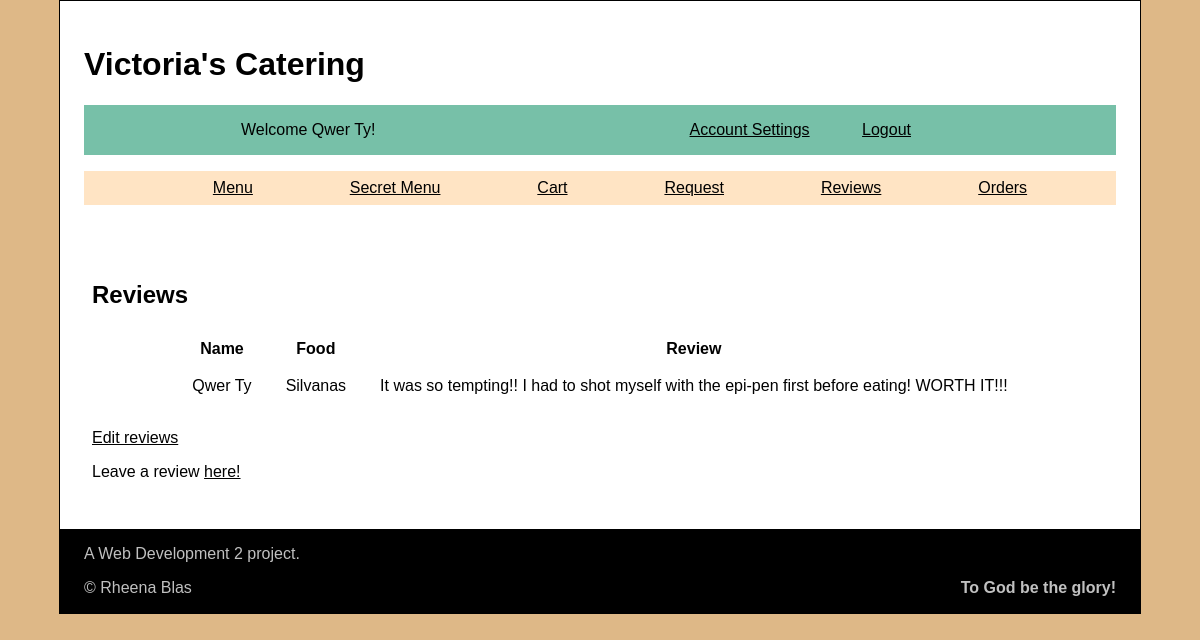
Screenshot of /review (signed in) with the database file from the repository.
### tables this page shows
CREATE TABLE users
(
    user_id TEXT PRIMARY KEY,
    password TEXT NOT NULL,
    name TEXT NOT NULL
);

CREATE TABLE reviews
(
    id INTEGER PRIMARY KEY AUTOINCREMENT,
    user_id VARCHAR NOT NULL,
    n_food VARCHAR NOT NULL,
    review TEXT NOT NULL
);

### app.py (the view)
@app.route("/review", methods=['GET', 'POST'])
def review():
    db = get_db()
    reviews = db.execute('''SELECT * FROM reviews as r JOIN users as u
                            ON r.user_id = u.user_id;''').fetchall()
    message = ""
    rev=""
    order = ''
    if g.user != None:
        user_id = session['user_id']
        rev = db.execute('''SELECT * FROM reviews WHERE user_id = ?;''', (user_id,)).fetchall()
        order = db.execute('SELECT * FROM order_info WHERE user_id = ?;', (user_id,)).fetchall()
    if reviews == []:
        message = "No reviews submitted!"
    return render_template('reviews.html', reviews=reviews, message=message, rev=rev, order=order)

### app.py (called while the page is built)
@app.teardown_appcontext
def close_db_at_end_of_requests(e=None):
    close_db(e)

@app.before_request
def load_logged_in_user():
    g.user = session.get("user_id", None)
    g.name = session.get('name', None)

### database.py (called while the page is built)
def get_db():
    if "db" not in g:
        g.db = sqlite3.connect(DATABASE,
            detect_types=sqlite3.PARSE_DECLTYPES
        )
        g.db.row_factory = sqlite3.Row
    return g.db

### templates/reviews.html (shortened to what this page needs)
{% extends "base.html" %}
{% block main_content %}
<main>
    <h2>Reviews</h2>
    {% if reviews %}
        <table>
            <tr>
                <th scope='col'>Name</th>
                <th scope='col'>Food</th>
                <th scope='col'>Review</th>
            </tr>
            {% for review in reviews %}
            <tr>
                <td>{{ review["name"] }}</td>
                <td>{{ review["n_food"] }}</td>
                <td>{{ review["review"] }}  </td>
            </tr>
            {% endfor %}
        </table>
    {% else %}
            <p> {{ message }} </p>
    {% endif %}
    {% if g.user: %}
        {% if g.user == 'rb' or g.user == 'admin': %}
        {% else: %}
            {% if rev %}
            <p><a href="{{ url_for('edit_review') }}">Edit reviews</a></p>
            {% endif %}
            {% if order %}
            <p>Leave a review <a href="{{ url_for('leave_review') }}">here!</a></p>
            {% else %}
            <p>Leave a review <a href="{{ url_for('message', message='Order first before leaving a review!') }}">here!</a></p>
            {% endif %}
        {% endif %}
    {% endif %}
</main>
{% endblock %}

### templates/base.html (shortened to what this page needs)
<!DOCTYPE html>
<html lang="en">
<head>
    <link rel='stylesheet' href="{{ url_for('static', filename='styles.css') }}"/>
</head>
<body>
    <header>
        <h1>Victoria's Catering</h1>
        <nav>
            {% if g.user %}
            <section>
                <p>Welcome {{ g.name }}! </p>
                <p><a href="{{ url_for('account_settings') }}">Account Settings</a>
                    <a href="{{ url_for('logout') }}">Logout</a></p>
            </section>
                {% if g.user == 'rb' or g.user == 'admin' %}
                <nav>
                    <ul>
                        <li><a href="{{ url_for('amenu') }}">All Menu</a>
                                <ul>
                                    <li><a href="{{ url_for('menu') }}">Main Menu</a>
                                    <li><a href="{{ url_for('xret_menu')}}">Secret Menu</a></li>
                                    <li><a href="{{ url_for('add_menu') }}">Add to Menu</a></li>
                                    <li><a href="{{ url_for('edit_menu') }}">Edit Menu</a></li>
                                </ul>
                        </li>
                        <li><a href="{{ url_for('orders') }}">Orders</a></li>
                        <li><a href="{{ url_for('review') }}">Reviews</a></li>
                        <li><a href="{{ url_for('request_food') }}">Request</a></li>
                    </ul>
                </nav>
                {% else %}
                <nav>
                    <ul>
                        <li><a href="{{ url_for('menu') }}">Menu</a></li>
                        {% if session['order'] >= 3 %}
                            <li><a href="{{ url_for('xret_menu')}}">Secret Menu</a></li>
                        {% endif %}
                        <li><a href="{{ url_for('cart') }}">Cart</a></li>
                        <li><a href="{{ url_for('request_food') }}">Request</a></li>
                        <li><a href="{{ url_for('review') }}">Reviews</a></li>
                        <li><a href="{{ url_for('ordered') }}">Orders</a>
                    </ul>
                </nav>
                {% endif %}
            {% endif %}
        </nav>
    </header>
        {% block main_content %}
        {% endblock %}
    <footer>
        <p>
            A Web Development 2 project.
        </p>
        <p>
            &#169 Rheena Blas <strong class="col">To God be the glory!</strong>
        </p>
    </footer>
</body>
</html>

### static/styles.css (style rules this page uses)
html { background-color: burlywood; }
body { font-family: Verdana, Geneva, Tahoma, sans-serif; font-size: 16px; margin: auto; border: 1px black solid; background-color: white; width: 90%; display: flex; flex-direction: column; flex-wrap: wrap; }
header { padding: 1.5rem; }
nav section { display: flex; background-color: rgb(119, 192, 168); flex-wrap: wrap; justify-content: space-around; }
section > nav > ul, nav nav ul { background-color: bisque; display: flex; flex-wrap: wrap; justify-content: space-evenly ; }
ul li { list-style-type: none; margin: 0.5em; }
table { margin: 0 auto; padding-top: 0.5em; }
td { text-align: center; padding: 1em; }
a:link, a:visited { color: black; }
main { height: 75%; padding: 1em 2em 2em 2em; }
footer { background-color: black; color:silver; bottom: 0; width: 100%; }
footer p { padding-left: 1.5em; }
a + a { margin: 3em; }
strong { float: right; padding-right: 1.5em; }

### rows the page displays
users: name "Qwer Ty"
reviews: name "Qwer Ty", n_food "Silvanas", review "It was so tempting!! I had to shot myself with the epi-pen first before eating! WORTH IT!!!"
